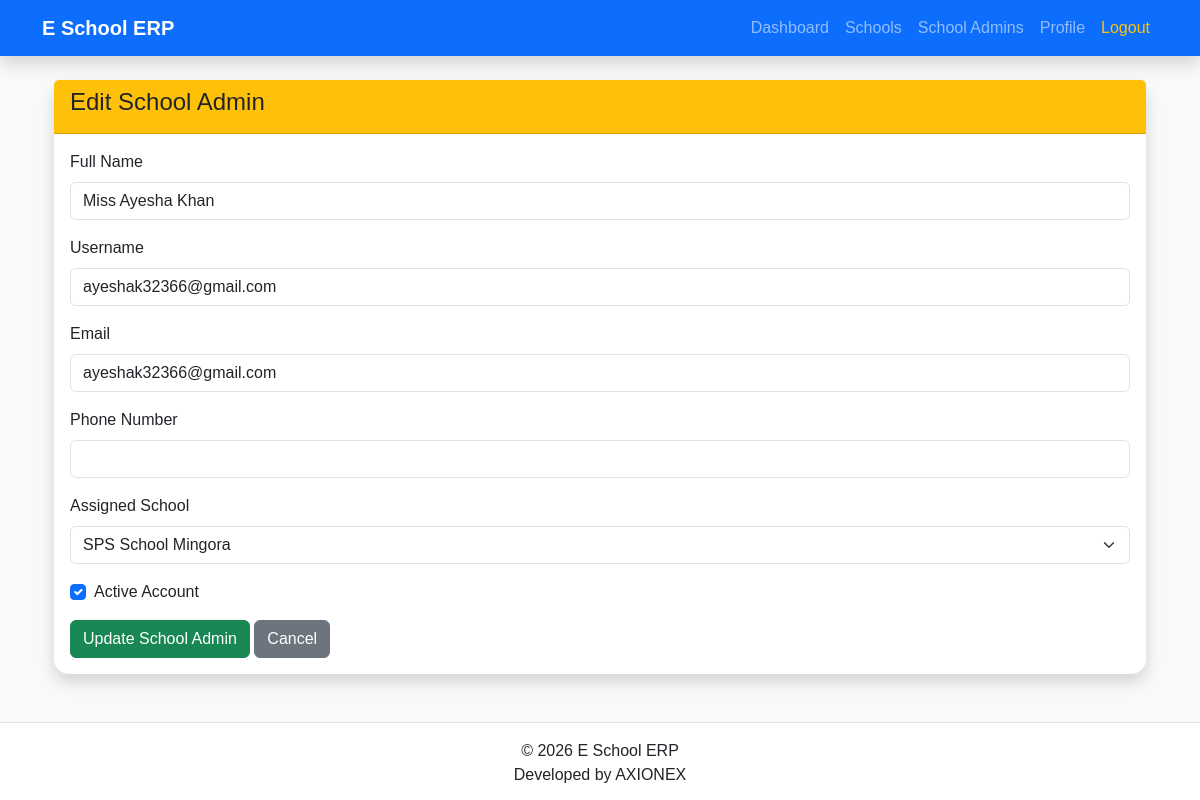
The app's page /software-admin/school-admins/7/edit (signed in), older data.
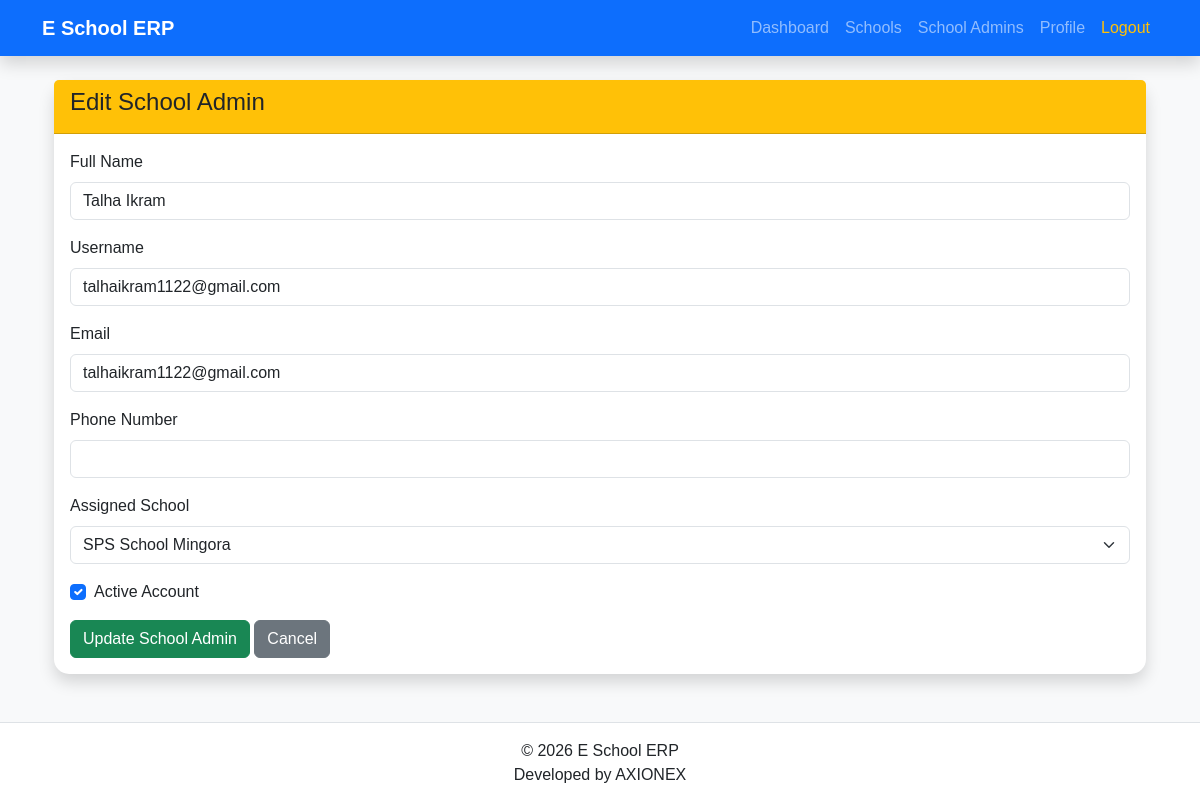
The same page, newer data.
### app/models/user.py (models this page shows, shortened)
class User(UserMixin, db.Model):
    __tablename__ = "users"
    id = db.Column(db.Integer, primary_key=True)
    full_name = db.Column(db.String(100), nullable=False)
    role_id = db.Column(db.Integer,db.ForeignKey("roles.id"),nullable=False)
    role = db.relationship("Role",back_populates="users")
    school = db.relationship("School",back_populates="users")
    student=db.relationship("Student",back_populates="user",uselist=False,cascade="all, delete-orphan")
    teacher=db.relationship("Teacher",back_populates="user",uselist=False,cascade="all, delete-orphan")
    parent= db.relationship("Parent",back_populates="user",uselist=False,cascade="all, delete-orphan")
    school_admin = db.relationship("SchoolAdmin",back_populates="user",uselist=False,cascade="all, delete-orphan")
    school_id = db.Column(db.Integer,db.ForeignKey("schools.id"),nullable=True)
    username = db.Column(db.String(50),unique=True,nullable=False)
    email = db.Column(db.String(120),unique=True,nullable=False)
    password_hash = db.Column(db.String(255),nullable=False)
    is_active = db.Column(db.Boolean,default=True)
    is_verified = db.Column(db.Boolean,default=False)
    last_login = db.Column(db.DateTime,nullable=True)
    created_at = db.Column(db.DateTime,default=datetime.utcnow)
    updated_at = db.Column(db.DateTime,default=datetime.utcnow,onupdate=datetime.utcnow)

### app/blueprints/software_admin/routes.py (the view, shortened to what this page needs)
@software_admin.route("/school-admins/<int:id>/edit", methods=["GET", "POST"])
@login_required
def edit_school_admin(id):
    admin = User.query.get_or_404(id)
    form = EditSchoolAdminForm(obj=admin)
    form.school.choices = [(school.id, school.school_name)for school in School.query.order_by(School.school_name).all()]
    return render_template(
    "software_admin/edit_school_admin.html",form=form,admin=admin)

### app/blueprints/software_admin/forms.py
class EditSchoolAdminForm(FlaskForm):
    full_name = StringField("Full Name",validators=[DataRequired()])
    username = StringField("Username",validators=[DataRequired()])
    email = StringField("Email",validators=[DataRequired(), Email()])
    phone = StringField("Phone Number",validators=[DataRequired()])
    school = SelectField( "Assigned School", coerce=int,validators=[DataRequired()])
    is_active = BooleanField("Active Account")
    submit = SubmitField("Update School Admin")

### app/models/user.py (called while the page is built)
@login_manager.user_loader
def load_user(user_id):
    return User.query.get(int(user_id))

### app/templates/Software_admin/edit_school_admin.html (shortened to what this page needs)
{% extends "base.html" %}
{% block content %}
<div class="container mt-4">
<div class="card shadow">
<div class="card-header bg-warning">
<h4>Edit School Admin</h4>
</div>
<div class="card-body">
<form method="POST">
<div class="mb-3">
{{ form.full_name.label(class="form-label") }}
{{ form.full_name(class="form-control") }}
</div>
<div class="mb-3">
{{ form.username.label(class="form-label") }}
{{ form.username(class="form-control") }}
</div>
<div class="mb-3">
{{ form.email.label(class="form-label") }}
{{ form.email(class="form-control") }}
</div>
<div class="mb-3">
{{ form.phone.label(class="form-label") }}
{{ form.phone(class="form-control") }}
</div>
<div class="mb-3">
{{ form.school.label(class="form-label") }}
{{ form.school(class="form-select") }}
</div>
<div class="form-check mb-3">
{{ form.is_active(class="form-check-input") }}
{{ form.is_active.label(class="form-check-label") }}
</div>
{{ form.submit(class="btn btn-success") }}
<a href="{{ url_for('software_admin.school_admin_detail', id=admin.id) }}"
class="btn btn-secondary">
Cancel
</a>
</form>
</div>
</div>
</div>
{% endblock %}

Row changes from the older to the newer data that the page shows:
changed User "SPS School Mingora": full_name "Miss Ayesha Khan" → "Talha Ikram"; username "ayeshak32366@gmail.com" → "talhaikram1122@gmail.com"; email "ayeshak32366@gmail.com" → "talhaikram1122@gmail.com"
